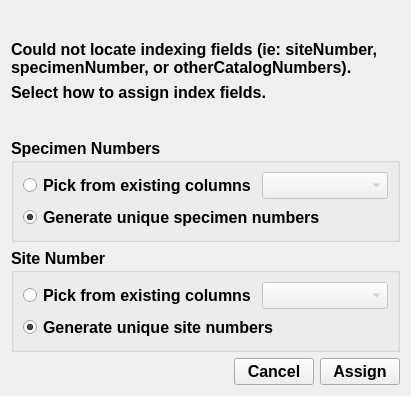
<?xml version="1.0" encoding="UTF-8"?>
<ui version="4.0">
 <class>importIndexDialog</class>
 <widget class="QWidget" name="importIndexDialog">
  <property name="geometry">
   <rect>
    <x>0</x>
    <y>0</y>
    <width>411</width>
    <height>396</height>
   </rect>
  </property>
  <property name="font">
   <font>
    <pointsize>12</pointsize>
    <weight>75</weight>
    <bold>true</bold>
   </font>
  </property>
  <property name="windowTitle">
   <string>Form</string>
  </property>
  <layout class="QGridLayout" name="gridLayout">
   <item row="0" column="0">
    <spacer name="verticalSpacer_2">
     <property name="orientation">
      <enum>Qt::Vertical</enum>
     </property>
     <property name="sizeHint" stdset="0">
      <size>
       <width>20</width>
       <height>40</height>
      </size>
     </property>
    </spacer>
   </item>
   <item row="6" column="0">
    <widget class="QGroupBox" name="groupBox">
     <property name="title">
      <string>Site Number</string>
     </property>
     <layout class="QFormLayout" name="formLayout">
      <item row="0" column="0" colspan="2">
       <layout class="QHBoxLayout" name="horizontalLayout_2">
        <item>
         <widget class="QRadioButton" name="value_Use_Existing_Site_Numbers">
          <property name="text">
           <string>Pick from existing columns</string>
          </property>
         </widget>
        </item>
        <item>
         <widget class="QComboBox" name="value_Existing_Site_Numbers">
          <property name="enabled">
           <bool>false</bool>
          </property>
         </widget>
        </item>
       </layout>
      </item>
      <item row="1" column="0">
       <widget class="QRadioButton" name="value_Gen_Site_Numbers">
        <property name="text">
         <string>Generate unique site numbers</string>
        </property>
        <property name="checked">
         <bool>true</bool>
        </property>
       </widget>
      </item>
     </layout>
    </widget>
   </item>
   <item row="7" column="0">
    <layout class="QHBoxLayout" name="horizontalLayout_3">
     <item>
      <spacer name="horizontalSpacer">
       <property name="orientation">
        <enum>Qt::Horizontal</enum>
       </property>
       <property name="sizeHint" stdset="0">
        <size>
         <width>40</width>
         <height>20</height>
        </size>
       </property>
      </spacer>
     </item>
     <item>
      <widget class="QPushButton" name="pushButton_Cancel">
       <property name="text">
        <string>Cancel</string>
       </property>
      </widget>
     </item>
     <item>
      <widget class="QPushButton" name="pushButton_Assign">
       <property name="text">
        <string>Assign</string>
       </property>
      </widget>
     </item>
    </layout>
   </item>
   <item row="1" column="0">
    <widget class="QLabel" name="label">
     <property name="text">
      <string>Could not locate indexing fields (ie: siteNumber, specimenNumber, or otherCatalogNumbers).</string>
     </property>
     <property name="wordWrap">
      <bool>true</bool>
     </property>
    </widget>
   </item>
   <item row="2" column="0">
    <widget class="QLabel" name="label_2">
     <property name="text">
      <string>Select how to assign index fields.</string>
     </property>
    </widget>
   </item>
   <item row="5" column="0">
    <widget class="QGroupBox" name="groupBox_2">
     <property name="title">
      <string>Specimen Numbers</string>
     </property>
     <layout class="QFormLayout" name="formLayout_2">
      <item row="0" column="0" colspan="2">
       <layout class="QHBoxLayout" name="horizontalLayout">
        <item>
         <widget class="QRadioButton" name="value_Use_Existing_Specimen_Numbers">
          <property name="text">
           <string>Pick from existing columns</string>
          </property>
         </widget>
        </item>
        <item>
         <widget class="QComboBox" name="value_Existing_Specimen_Numbers">
          <property name="enabled">
           <bool>false</bool>
          </property>
         </widget>
        </item>
       </layout>
      </item>
      <item row="1" column="0">
       <widget class="QRadioButton" name="value_Gen_Specimen_Numbers">
        <property name="text">
         <string>Generate unique specimen numbers</string>
        </property>
        <property name="checked">
         <bool>true</bool>
        </property>
       </widget>
      </item>
     </layout>
    </widget>
   </item>
   <item row="4" column="0">
    <spacer name="verticalSpacer_3">
     <property name="orientation">
      <enum>Qt::Vertical</enum>
     </property>
     <property name="sizeHint" stdset="0">
      <size>
       <width>20</width>
       <height>40</height>
      </size>
     </property>
    </spacer>
   </item>
  </layout>
 </widget>
 <resources/>
 <connections>
  <connection>
   <sender>value_Use_Existing_Specimen_Numbers</sender>
   <signal>toggled(bool)</signal>
   <receiver>value_Existing_Specimen_Numbers</receiver>
   <slot>setEnabled(bool)</slot>
   <hints>
    <hint type="sourcelabel">
     <x>103</x>
     <y>172</y>
    </hint>
    <hint type="destinationlabel">
     <x>300</x>
     <y>176</y>
    </hint>
   </hints>
  </connection>
  <connection>
   <sender>value_Use_Existing_Site_Numbers</sender>
   <signal>toggled(bool)</signal>
   <receiver>value_Existing_Site_Numbers</receiver>
   <slot>setEnabled(bool)</slot>
   <hints>
    <hint type="sourcelabel">
     <x>122</x>
     <y>283</y>
    </hint>
    <hint type="destinationlabel">
     <x>294</x>
     <y>288</y>
    </hint>
   </hints>
  </connection>
 </connections>
</ui>
